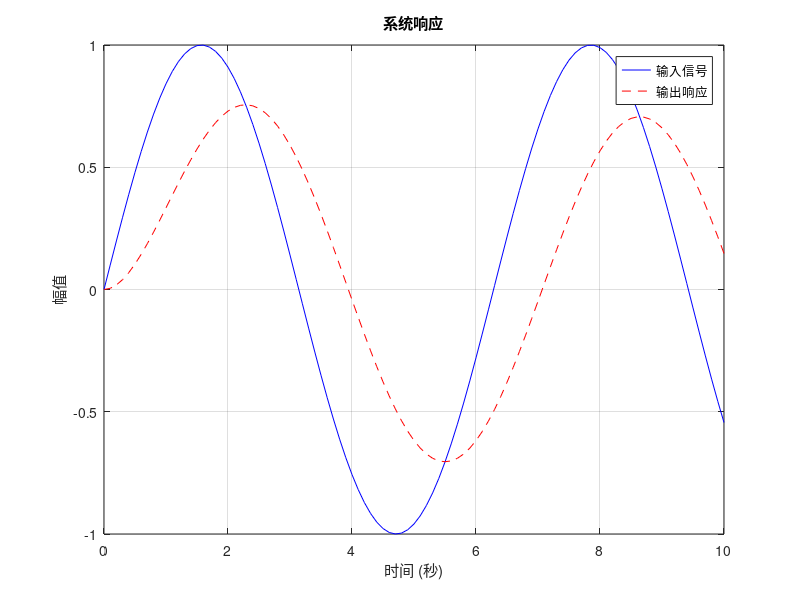

The MATLAB source for this figure:
% 定义传递函数 phi(s) = 1/(s+1)
s = tf('s');
phi = 1/(s+1);

% 转换为状态空间模型以便使用 lsim 函数
[num, den] = tfdata(phi, 'v');
sys = ss(tf(num, den));

% 定义时间范围
t = 0:0.1:10; % 0到10秒，步长0.1秒

% 定义正弦输入信号
input = sin(t);

% 模拟系统响应
output = lsim(sys, input, t);

% 绘制输入和输出曲线
figure;
plot(t, input, 'b-', 'DisplayName', '输入信号');
hold on;
plot(t, output, 'r--', 'DisplayName', '输出响应');
hold off;

% 添加图例和标签
legend;
xlabel('时间 (秒)');
ylabel('幅值');
title('系统响应');
grid on;